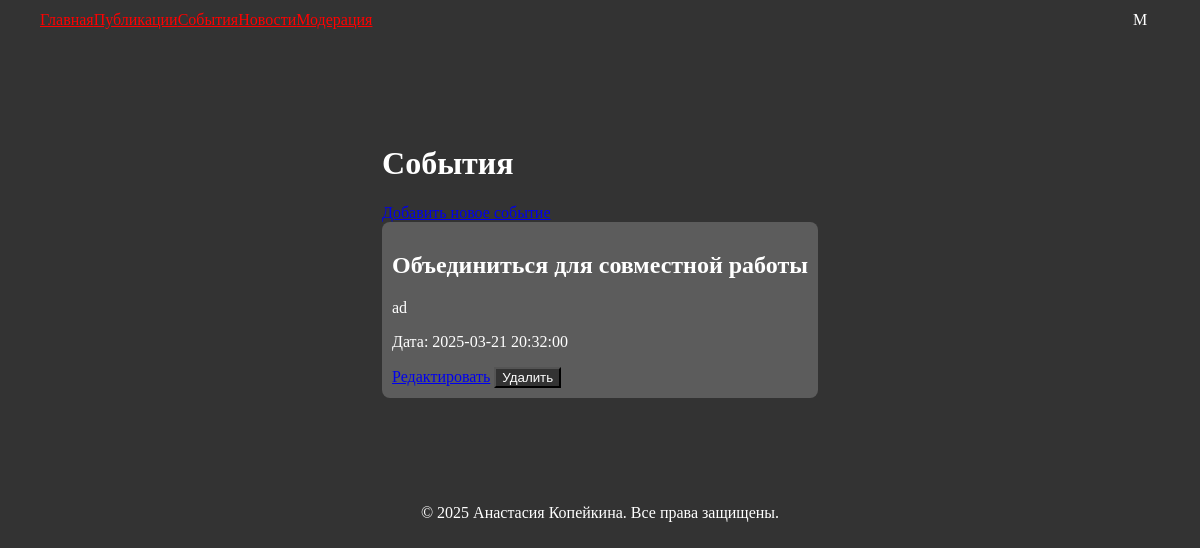
The page /events (signed in) on the database its author committed.
### application/models.py (models this page shows, shortened)
class User(db.Model, UserMixin):
    id = db.Column(db.Integer, primary_key=True)
    username = db.Column(db.String(150), unique=True, nullable=False)
    email = db.Column(db.String(150), unique=True, nullable=False)
    password_hash = db.Column(db.String(128), nullable=False)
    role = db.Column(db.String(128), default='user')
    is_blocked = db.Column(db.Boolean, default=False)
    failed_login_attempts = db.Column(db.Integer, default=0)
    last_failed_login = db.Column(db.DateTime)
    posts = db.relationship('Post', backref='author', lazy=True)
    likes = db.relationship('Like', backref='user', lazy=True)
    comments = db.relationship('Comment', backref='user', lazy=True)

class Event(db.Model):
    id = db.Column(db.Integer, primary_key=True)
    title = db.Column(db.String(150), nullable=False)
    description = db.Column(db.Text, nullable=True)
    date = db.Column(db.DateTime, nullable=False)
    created_at = db.Column(db.DateTime, default=datetime.now)

### application/views/events.py (the view)
@events_bp.route('/events')
def list_events():
    events = Event.query.order_by(Event.date.desc()).all()
    return render_template('events.html', events=events)

### application/views/auth.py (called while the page is built)
@login_manager.user_loader
def load_user(user_id):
    return User.query.get(int(user_id))

### application/templates/events.html (shortened to what this page needs)
{% extends 'base.html' %}
{% block content %}
<div class="home-container" style="max-width: 1200px; margin: 0 auto; padding: 40px 20px;">
    <h1>События</h1>
    {% if current_user.is_authenticated and current_user.role == 'moderator' %}
    <a href="{{ url_for('events.add_event') }}">Добавить новое событие</a>
    {% endif %}
    <div class="feature ant-row" style="display: flex; flex-direction: column; align-items: center; justify-content: space-between; border-radius: 8px;">
        {% for event in events %}
        <div class="feature ant-col" style="padding: 10px; margin-bottom: 10px; background-color: #5c5c5c; border-radius: 8px;">
            <h2 style="color: #ffffff;">{{ event.title }}</h2>
            <p style="color: #ffffff;">{{ event.description }}</p>
            <p style="color: #ffffff;">Дата: {{ event.date }}</p>
            {% if current_user.is_authenticated and current_user.role == 'moderator' %}
            <a href="{{ url_for('events.edit_event', event_id=event.id) }}">Редактировать</a>
            <form action="{{ url_for('events.delete_event', event_id=event.id) }}" method="post" style="display:inline;">
                <input type="submit" value="Удалить">
            </form>
            {% endif %}
        </div>
        {% endfor %}
    </div>
</div>
{% endblock %}

### application/templates/base.html (shortened to what this page needs)
<!DOCTYPE html>
<html lang="en">
<head>
    <link rel="stylesheet" href="https://cdnjs.cloudflare.com/ajax/libs/antd/4.16.13/antd.min.css">
    <link rel="stylesheet" href="{{ url_for('static', filename='css/styles.css') }}">
</head>
<body>
    <header style="position: fixed; ">
        <nav class="ant-menu ant-menu-horizontal" style="display: flex; align-items: center; justify-content: space-between; padding: 0 20px;">
            <div class="left-menu" style="display: flex; align-items: center;">
                <a class="ant-menu-item" href="{{ url_for('index') }}">Главная</a>
                <a class="ant-menu-item" href="{{ url_for('posts.list_posts') }}">Публикации</a>
                <a class="ant-menu-item" href="{{ url_for('events.list_events') }}">События</a>
                <a class="ant-menu-item" href="{{ url_for('news.list_news') }}">Новости</a>
                {% if current_user.is_authenticated and current_user.role == 'moderator' %}
                <a class="ant-menu-item" href="{{ url_for('moderation.moderate_posts') }}">Модерация</a>
                {% elif current_user.is_authenticated and current_user.role == 'admin' %}
                <a class="ant-menu-item" href="{{ url_for('admin.list_users') }}">Админпанель</a>
                {% endif %}
            </div>
            <div class="right-menu" style="display: flex; align-items: center;">
                {% if not current_user.is_authenticated %}
                <a class="ant-menu-item" href="{{ url_for('auth.login') }}">Вход</a>
                <a class="ant-menu-item" href="{{ url_for('auth.register') }}">Регистрация</a>
                {% else %}
                <div
                    id="user-avatar"
                    class="ant-avatar ant-avatar-circle ant-avatar-icon user-avatar"
                    style="
                        background-color: {{ current_user.avatar_color }};
                        color: white;
                        cursor: pointer;
                        display: flex;
                        align-items: center;
                        justify-content: center;
                        width: 40px;
                        height: 40px;
                    "
                >
                    {{ current_user.username[0]|upper }}
                </div>
                {% endif %}
            </div>
        </nav>
    </header>
    <div class="content" style="padding: 20px; display: flex; justify-content: center; flex-direction: column; margin-top: 64px;">
        {% block content %}
        {% endblock %}
    </div>
    <footer style="text-align: center; padding: 20px;">
        <p>© 2025 Анастасия Копейкина. Все права защищены.</p>
    </footer>
</body>
</html>

### application/static/css/styles.css (style rules this page uses)
body { background-color: #333333; }
p { color: #ffffff; }
h1 { color: #ffffff; }
header { top: 0; left: 0; right: 0; z-index: 1000; max-width: 1200px; margin: 0 auto; padding: 0 20px; background-color: #333333; }
.ant-menu { background-color: #333333; }
.ant-menu-horizontal { border-bottom: none; }
nav a { color: #FF0000; background-color: #333333; }
.feature .ant-col { background-color: #9c9c9c; border-radius: 10px; }
input, textarea { background-color: #333333; color: #ffffff; }

### rows shown on the page
User: username "M"
Event: title "Объединиться для совместной работы", description "ad", date "2025-03-21 20:32:00"
